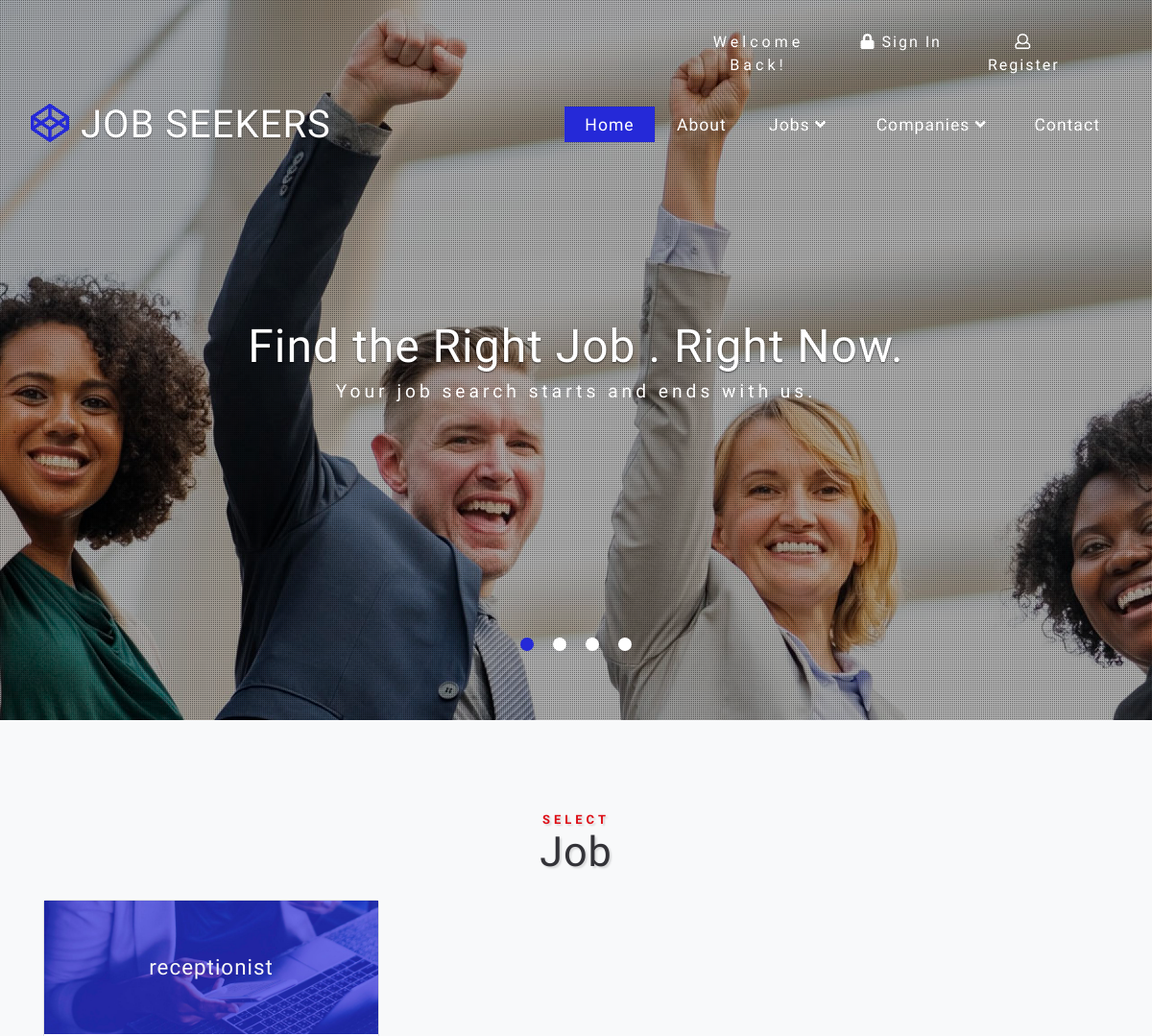
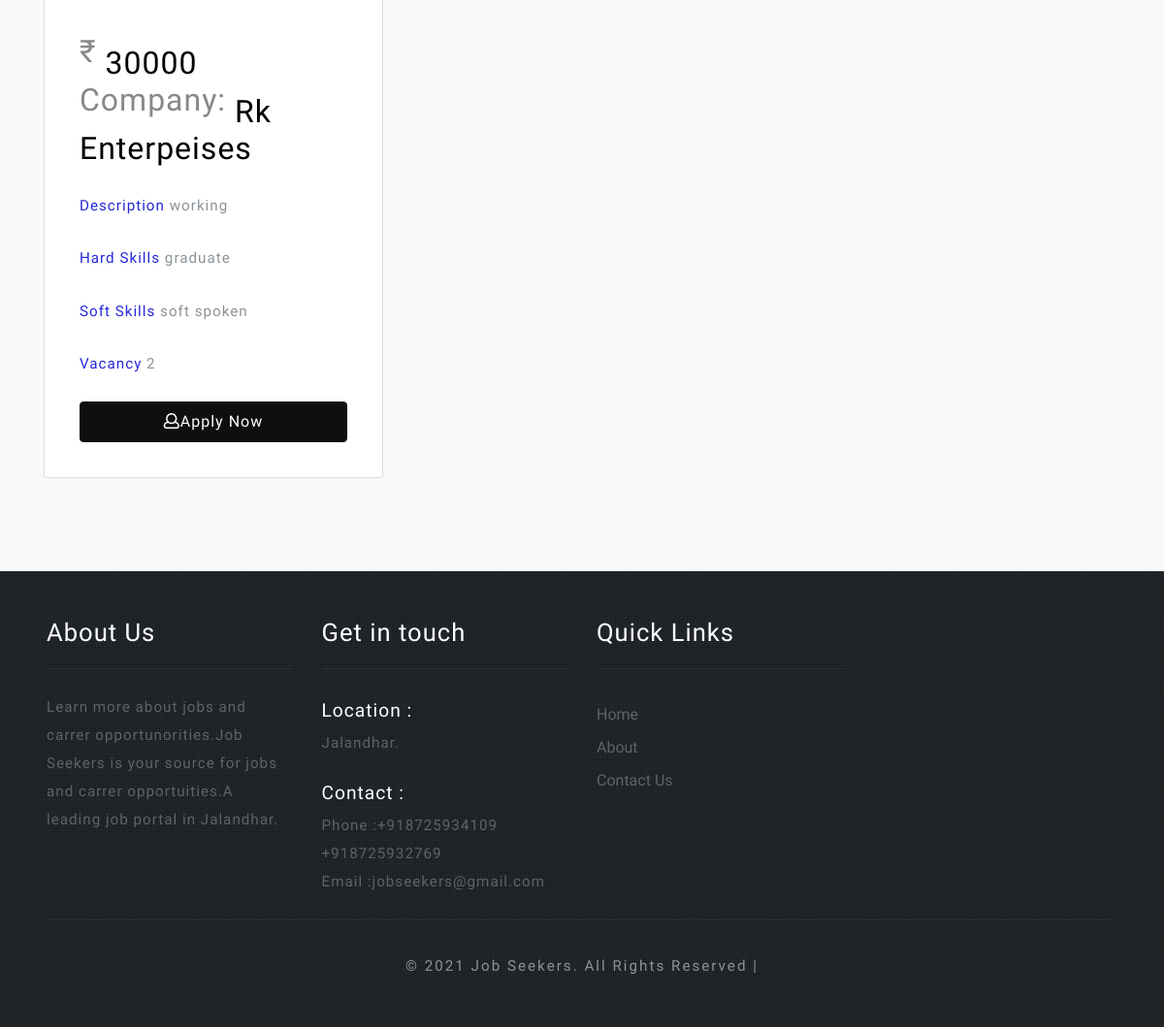
The app's page /job.php?x=6 with its own data (2 pictures, top to bottom).
### tables this page shows
CREATE TABLE `job` (
  `jid` int(255) NOT NULL,
  `cid` int(255) NOT NULL,
  `jname` varchar(50) NOT NULL,
  `jvacancy` varchar(255) NOT NULL,
  `jdescription` varchar(255) NOT NULL,
  `jsalary` varchar(255) NOT NULL,
  `soft_skills` varchar(255) NOT NULL,
  `hard_skills` varchar(255) NOT NULL,
  `status` varchar(250) NOT NULL,
  `coid` int(255) NOT NULL
);

CREATE TABLE `company` (
  `coid` int(255) NOT NULL,
  `coname` varchar(255) NOT NULL,
  `coaddress` varchar(255) NOT NULL,
  `codescription` varchar(255) NOT NULL,
  `cophone` varchar(20) NOT NULL,
  `coexperience` varchar(255) NOT NULL,
  `comail` varchar(50) NOT NULL,
  `copassword` varchar(250) NOT NULL
);

### job.php (the view, shortened to what this page needs)
<?php
    include 'connection.php';
	include("header.php");
?>
<section class="banner-bottom-wthree bg-light py-lg-5 py-3">
        <div class="container">
            <div class="inner-sec-w3ls py-md-5 py-3">
                <h3 class="tittle text-center mb-lg-4 mb-3">
                    <span>Select</span>Job</h3>
                <div class="card-deck text-center row ">
                    <?php
                        $id = $_GET['x'];
                        $q = "select * from `job` inner join `company` on `job`.`coid`=`company`.`coid` where `job`.`cid`='$id'";
                        $res = mysqli_query($conn,$q);
                        if(mysqli_num_rows($res)>0)
                        {
                            while($row = mysqli_fetch_array($res))
                            {
                                ?>
                                <div class="price-info-grid col-lg-4">
                                    <div class="price-inner">
                                        <div class="price-header">
                                            <h4><?php echo $row['jname'];?></h4>
                                        </div>
                                        <div class="price-body">
                                            <h5 class="pricing-title text-left">
                                                <span class="dolor">&#8377;</span> <?php echo $row['jsalary'];?>
                                            </h5>
                                            <h5 class="pricing-title text-left">
                                                <span class="dolor">Company: </span> <?php echo $row['coname'];?>
                                            </h5>
                                            <p class="p-dis text-left my-4"><span style="color: #2529d8;">Description</span> <?php echo $row['jdescription'];?></p>
                                            <p class="p-dis text-left my-4"><span style="color: #2529d8;">Hard Skills</span> <?php echo $row['hard_skills'];?></p>
                                            <p class="p-dis text-left my-4"><span style="color: #2529d8;">Soft Skills</span> <?php echo $row['soft_skills'];?></p>
                                            <p class="p-dis text-left my-4"><span style="color: #2529d8;">Vacancy</span> <?php echo $row['jvacancy'];?></p>
                                            <a href="apply.php?x=<?php echo $row['jid'];?>" class="btn btn-block btn-outline-primary py-2">
                                                <i class="far fa-user"></i>Apply Now
                                            </a>
                                        </div>
                                    </div>
                                </div>
                                <?php
                            }
                        }
                    ?>
                </div>
            </div>
        </div>
    </section>
<?php
	include "footer.php";
?>

### css/style.css (style rules this page uses)
html, body { margin: 0; font-size: 100%; font-family: 'Dosis', sans-serif; background: #fff; }
body a { text-decoration: none; transition: 0.5s all; -webkit-transition: 0.5s all; -moz-transition: 0.5s all; -o-transition: 0.5s all; -ms-transition: 0.5s all; font-family: 'Dosis', sans-serif; }
h1, h2, h3, h4, h5, h6 { margin: 0; font-family: 'Dosis', sans-serif; letter-spacing: 1px; }
p { margin: 0; font-size: 0.95em; color: #8c9398; line-height: 2em; letter-spacing: 1px; }
h3.tittle span { display: block; text-transform: uppercase; font-size: 0.3em; color: #de0f17; letter-spacing: 4px; font-weight: 600; }
h3.tittle { text-shadow: 2px 2px 2px rgba(41, 41, 41, 0.15); font-size: 2.7em; color: #333338; font-weight: 400; }
.price-header h4 { color: #f7f7f7; font-size: 1.4em; }
.price-header { padding: 3.5em 0; background: url(../images/7.jpg) no-repeat 0px 0px; background-size: cover; -webkit-background-size: cover; -moz-background-size: cover; -o-background-size: cover; -moz-background-size: cover; }
.price-body { padding: 2.25em; }
.price-inner { background-color: #fff; background-clip: border-box; border: 1px solid rgba(0, 0, 0, 0.125); border-radius: 0.25rem; }
.btn-outline-primary { color: #fff; background-color: #0e0f10; background-image: none; border-color: #0e0f10; font-size: 16px; letter-spacing: 1px; }
h5.pricing-title { font-size: 2em; color: #000; font-weight: 500; }
h5.pricing-title span.dolor { color: #888; font-weight: 100; vertical-align: super; }

### records on screen
job: jname "receptionist", jsalary "30000", coid.coname "Rk Enterpeises", jdescription "working", hard_skills "graduate", soft_skills "soft spoken", jvacancy "2"
